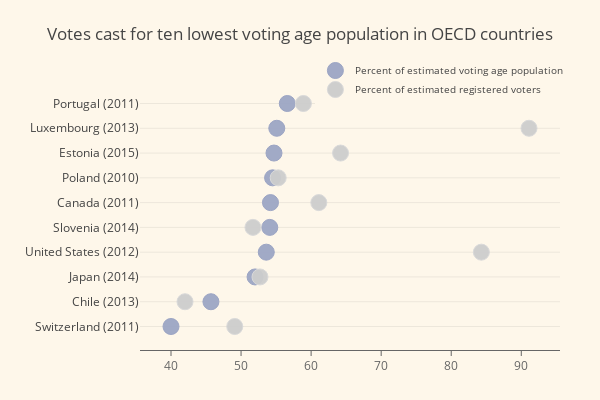

Notebook code cell kept with this figure:
### Markdown cell above
# Scatter Plots
## Categorical Dot Plot

### Code cell
val country = Seq(
  "Switzerland (2011)",
  "Chile (2013)",
  "Japan (2014)",
  "United States (2012)",
  "Slovenia (2014)",
  "Canada (2011)",
  "Poland (2010)",
  "Estonia (2015)",
  "Luxembourg (2013)",
  "Portugal (2011)"
)

val votingPop = Seq(
  40.0, 45.7, 52.0, 53.6, 54.1, 54.2, 54.5, 54.7, 55.1, 56.6
)

val regVoters = Seq(
  49.1, 42.0, 52.7, 84.3, 51.7, 61.1, 55.3, 64.2, 91.1, 58.9
)

val trace1 = Scatter(
  votingPop,
  country,
  mode = ScatterMode(ScatterMode.Markers),
  name = "Percent of estimated voting age population",
  marker = Marker(
    color = Color.RGBA(156, 165, 196, 0.95),
    line = Line(
      color = Color.RGBA(156, 165, 196, 1.0),
      width = 1.0
    ),
    symbol = Symbol.Circle(),
    size = 16
  )
)

val trace2 = Scatter(
  regVoters,
  country,
  mode = ScatterMode(ScatterMode.Markers),
  name = "Percent of estimated registered voters",
  marker = Marker(
    color = Color.RGBA(204, 204, 204, 0.95),
    line = Line(
      color = Color.RGBA(217, 217, 217, 1.0),
      width = 1.0
    ),
    symbol = Symbol.Circle(),
    size = 16
  )
)

val data = Seq(trace1, trace2)

val layout = Layout(
  title = "Votes cast for ten lowest voting age population in OECD countries",
  xaxis = Axis(
    showgrid = false,
    showline = true,
    linecolor = Color.RGB(102, 102, 102),
    titlefont = Font(
      color = Color.RGB(204, 204, 204)
    ),
    tickfont = Font(
      color = Color.RGB(102, 102, 102)
    ),
    autotick = false,
    dtick = 10.0,
    ticks = Ticks.Outside,
    tickcolor = Color.RGB(102, 102, 102)
  ),
  margin = Margin(
    l = 140,
    r = 40,
    b = 50,
    t = 80
  ),
  legend = Legend(
    font = Font(
      size = 10
    ),
    yanchor = Anchor.Middle,
    xanchor = Anchor.Right
  ),
  width = 600,
  height = 400,
  paper_bgcolor = Color.RGB(254, 247, 234),
  plot_bgcolor = Color.RGB(254, 247, 234),
  hovermode = HoverMode.Closest
)

plot(data, layout)

### Figure 1 — Plotly figure (JSON) as saved in the notebook; plotly's stock layout.template omitted (floating-point values rounded to 4 significant figures)
{"data": [{"marker": {"color": "rgba(156, 165, 196, 0.95)", "line": {"color": "rgba(156, 165, 196, 1.0)", "width": 1}, "size": 16, "symbol": "circle"}, "mode": "markers", "name": "Percent of estimated voting age population", "type": "scatter", "x": [40, 45.7, 52, 53.6, 54.1, 54.2, 54.5, 54.7, 55.1, 56.6], "y": ["Switzerland (2011)", "Chile (2013)", "Japan (2014)", "United States (2012)", "Slovenia (2014)", "Canada (2011)", "Poland (2010)", "Estonia (2015)", "Luxembourg (2013)", "Portugal (2011)"]}, {"marker": {"color": "rgba(204, 204, 204, 0.95)", "line": {"color": "rgba(217, 217, 217, 1.0)", "width": 1}, "size": 16, "symbol": "circle"}, "mode": "markers", "name": "Percent of estimated registered voters", "type": "scatter", "x": [49.1, 42, 52.7, 84.3, 51.7, 61.1, 55.3, 64.2, 91.1, 58.9], "y": ["Switzerland (2011)", "Chile (2013)", "Japan (2014)", "United States (2012)", "Slovenia (2014)", "Canada (2011)", "Poland (2010)", "Estonia (2015)", "Luxembourg (2013)", "Portugal (2011)"]}], "layout": {"height": 400, "hovermode": "closest", "legend": {"font": {"size": 10}, "xanchor": "right", "yanchor": "middle"}, "margin": {"b": 50, "l": 140, "r": 40, "t": 80}, "paper_bgcolor": "rgb(254, 247, 234)", "plot_bgcolor": "rgb(254, 247, 234)", "title": "Votes cast for ten lowest voting age population in OECD countries", "width": 600, "xaxis": {"autotick": false, "dtick": 10, "linecolor": "rgb(102, 102, 102)", "showgrid": false, "showline": true, "tickcolor": "rgb(102, 102, 102)", "tickfont": {"color": "rgb(102, 102, 102)"}, "ticks": "outside", "titlefont": {"color": "rgb(204, 204, 204)"}}}}
